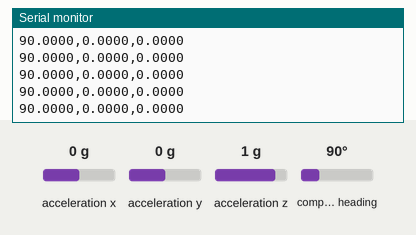
The sketch below on a simulated Arduino Uno, built with avr-gcc and run on an emulated ATmega328P. On the bench: the last lines printed to the serial monitor. The test bench sets the inputs (shaded band); at power-on: acceleration x 0 g, compass heading 90°, acceleration y 0 g, acceleration z 1 g.

Above: at 2.2 s.
2.3 s: acceleration x set to -1.4 g
At 2.8 s:
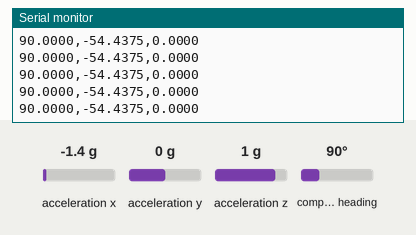
3.8 s: compass heading set to 7°
At 4.5 s:
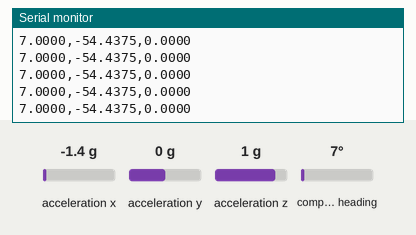
6.8 s: acceleration y set to -1.4 g
At 7.7 s:
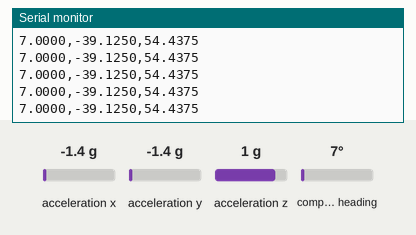
8.3 s: acceleration y set to 0.8 g
At 9.1 s:
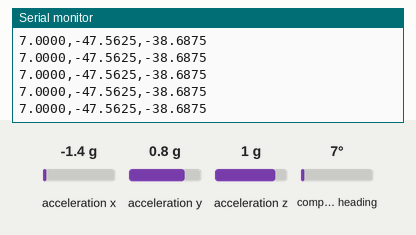
11.3 s: acceleration z set to -1.4 g
At 12.3 s:
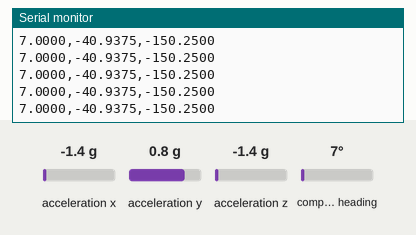
Timing chart, 0 to 13.8 s (numbered marks = the images above; inputs shaded):
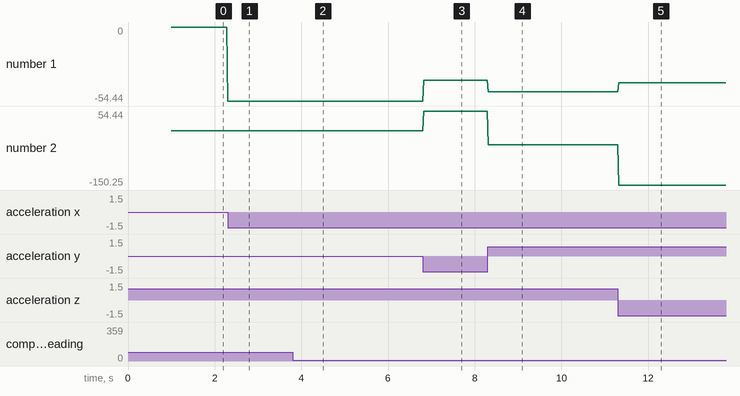

Measured:
- after the input at 2.3 s, the serial monitor: prints a new line at once (image 1)
- after the input at 3.8 s, the serial monitor: prints a new line at once (image 2)
- after the input at 6.8 s, the serial monitor: prints a new line at once (image 3)
- after the input at 8.3 s, the serial monitor: prints a new line at once (image 4)
- after the input at 11.3 s, the serial monitor: prints a new line at once (image 5)
- plotted number 1: 0 → -54.44 after the input at 2.3 s, -54.44 → -39.12 after the input at 6.8 s, -39.12 → -47.56 after the input at 8.3 s, -47.56 → -40.94 after the input at 11.3 s
- plotted number 2: 0 → 54.44 after the input at 6.8 s, 54.44 → -38.69 after the input at 8.3 s, -38.69 → -150.25 after the input at 11.3 s

The sketch:

bno055.ino
```cpp
#include <Wire.h>
#include <Adafruit_Sensor.h>
#include <Adafruit_BNO055.h>
#include <utility/imumaths.h>

Adafruit_BNO055 bno = Adafruit_BNO055(55);

void setup() {
  Serial.begin(115200);
  if (!bno.begin()) {
    Serial.println("ERR");
    while (1);
  }
  delay(1000);
  bno.setExtCrystalUse(true);
}

void loop() {
  sensors_event_t event;
  bno.getEvent(&event); // Euler: x=heading (yaw), y=roll, z=pitch en grados
  // CSV: yaw,roll,pitch
  Serial.print(event.orientation.x, 4); Serial.print(',');
  Serial.print(event.orientation.y, 4); Serial.print(',');
  Serial.print(event.orientation.z, 4); Serial.println();
  delay(20);
}
```
